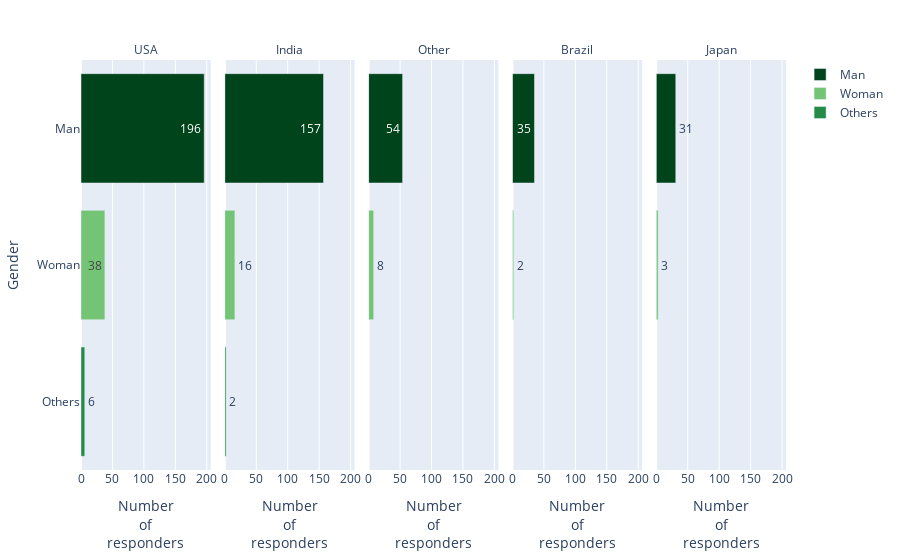

The notebook cell this image was saved under:
### Markdown cell above
#### Gender

### Code cell
age_exp=df_prue.groupby(['Q4',"Q3"],as_index=False).size()

age_exp['avg_num'] = round((age_exp['size'] / age_exp['size'].sum())*100,2)
age_exp['avg']=age_exp['avg_num'].apply(lambda a: str(a)+ '%')

fig = px.bar(age_exp, x="size", y='Q3', color='Q3', facet_col="Q4",  text_auto=True,orientation='h', text='avg',#'texttemplate': '%{x}'
                   category_orders={"Q4": q4_5top,"Q3":['Man','Woman','Others']},
                   color_discrete_sequence=['rgb(0,68,27)','rgb(116,196,118)','rgb(35,139,69)'])
fig.for_each_annotation(lambda a: a.update(text=a.text.replace("Q4=", "")))
fig.update_layout(yaxis_title="Gender")
fig.update_xaxes(title_text="Number<br>of<br>responders")
fig.layout.legend.title.text = ''
fig.show()

age_exp.groupby(['Q3']).sum()

### Figure 1 — Plotly figure (JSON) as saved in the notebook; plotly's stock layout.template omitted (floating-point values rounded to 4 significant figures)
{"data": [{"alignmentgroup": "True", "hovertemplate": "Q3=%{y}<br>Q4=USA<br>size=%{x}<br>avg=%{text}<extra></extra>", "legendgroup": "Man", "marker": {"color": "rgb(0,68,27)", "pattern": {"shape": ""}}, "name": "Man", "offsetgroup": "Man", "orientation": "h", "showlegend": true, "text": ["35.77%"], "textposition": "auto", "texttemplate": "%{x}", "type": "bar", "x": [196], "xaxis": "x", "y": ["Man"], "yaxis": "y"}, {"alignmentgroup": "True", "hovertemplate": "Q3=%{y}<br>Q4=India<br>size=%{x}<br>avg=%{text}<extra></extra>", "legendgroup": "Man", "marker": {"color": "rgb(0,68,27)", "pattern": {"shape": ""}}, "name": "Man", "offsetgroup": "Man", "orientation": "h", "showlegend": false, "text": ["28.65%"], "textposition": "auto", "texttemplate": "%{x}", "type": "bar", "x": [157], "xaxis": "x2", "y": ["Man"], "yaxis": "y2"}, {"alignmentgroup": "True", "hovertemplate": "Q3=%{y}<br>Q4=Other<br>size=%{x}<br>avg=%{text}<extra></extra>", "legendgroup": "Man", "marker": {"color": "rgb(0,68,27)", "pattern": {"shape": ""}}, "name": "Man", "offsetgroup": "Man", "orientation": "h", "showlegend": false, "text": ["9.85%"], "textposition": "auto", "texttemplate": "%{x}", "type": "bar", "x": [54], "xaxis": "x3", "y": ["Man"], "yaxis": "y3"}, {"alignmentgroup": "True", "hovertemplate": "Q3=%{y}<br>Q4=Brazil<br>size=%{x}<br>avg=%{text}<extra></extra>", "legendgroup": "Man", "marker": {"color": "rgb(0,68,27)", "pattern": {"shape": ""}}, "name": "Man", "offsetgroup": "Man", "orientation": "h", "showlegend": false, "text": ["6.39%"], "textposition": "auto", "texttemplate": "%{x}", "type": "bar", "x": [35], "xaxis": "x4", "y": ["Man"], "yaxis": "y4"}, {"alignmentgroup": "True", "hovertemplate": "Q3=%{y}<br>Q4=Japan<br>size=%{x}<br>avg=%{text}<extra></extra>", "legendgroup": "Man", "marker": {"color": "rgb(0,68,27)", "pattern": {"shape": ""}}, "name": "Man", "offsetgroup": "Man", "orientation": "h", "showlegend": false, "text": ["5.66%"], "textposition": "auto", "texttemplate": "%{x}", "type": "bar", "x": [31], "xaxis": "x5", "y": ["Man"], "yaxis": "y5"}, {"alignmentgroup": "True", "hovertemplate": "Q3=%{y}<br>Q4=USA<br>size=%{x}<br>avg=%{text}<extra></extra>", "legendgroup": "Woman", "marker": {"color": "rgb(116,196,118)", "pattern": {"shape": ""}}, "name": "Woman", "offsetgroup": "Woman", "orientation": "h", "showlegend": true, "text": ["6.93%"], "textposition": "auto", "texttemplate": "%{x}", "type": "bar", "x": [38], "xaxis": "x", "y": ["Woman"], "yaxis": "y"}, {"alignmentgroup": "True", "hovertemplate": "Q3=%{y}<br>Q4=India<br>size=%{x}<br>avg=%{text}<extra></extra>", "legendgroup": "Woman", "marker": {"color": "rgb(116,196,118)", "pattern": {"shape": ""}}, "name": "Woman", "offsetgroup": "Woman", "orientation": "h", "showlegend": false, "text": ["2.92%"], "textposition": "auto", "texttemplate": "%{x}", "type": "bar", "x": [16], "xaxis": "x2", "y": ["Woman"], "yaxis": "y2"}, {"alignmentgroup": "True", "hovertemplate": "Q3=%{y}<br>Q4=Other<br>size=%{x}<br>avg=%{text}<extra></extra>", "legendgroup": "Woman", "marker": {"color": "rgb(116,196,118)", "pattern": {"shape": ""}}, "name": "Woman", "offsetgroup": "Woman", "orientation": "h", "showlegend": false, "text": ["1.46%"], "textposition": "auto", "texttemplate": "%{x}", "type": "bar", "x": [8], "xaxis": "x3", "y": ["Woman"], "yaxis": "y3"}, {"alignmentgroup": "True", "hovertemplate": "Q3=%{y}<br>Q4=Brazil<br>size=%{x}<br>avg=%{text}<extra></extra>", "legendgroup": "Woman", "marker": {"color": "rgb(116,196,118)", "pattern": {"shape": ""}}, "name": "Woman", "offsetgroup": "Woman", "orientation": "h", "showlegend": false, "text": ["0.36%"], "textposition": "auto", "texttemplate": "%{x}", "type": "bar", "x": [2], "xaxis": "x4", "y": ["Woman"], "yaxis": "y4"}, {"alignmentgroup": "True", "hovertemplate": "Q3=%{y}<br>Q4=Japan<br>size=%{x}<br>avg=%{text}<extra></extra>", "legendgroup": "Woman", "marker": {"color": "rgb(116,196,118)", "pattern": {"shape": ""}}, "name": "Woman", "offsetgroup": "Woman", "orientation": "h", "showlegend": false, "text": ["0.55%"], "textposition": "auto", "texttemplate": "%{x}", "type": "bar", "x": [3], "xaxis": "x5", "y": ["Woman"], "yaxis": "y5"}, {"alignmentgroup": "True", "hovertemplate": "Q3=%{y}<br>Q4=USA<br>size=%{x}<br>avg=%{text}<extra></extra>", "legendgroup": "Others", "marker": {"color": "rgb(35,139,69)", "pattern": {"shape": ""}}, "name": "Others", "offsetgroup": "Others", "orientation": "h", "showlegend": true, "text": ["1.09%"], "textposition": "auto", "texttemplate": "%{x}", "type": "bar", "x": [6], "xaxis": "x", "y": ["Others"], "yaxis": "y"}, {"alignmentgroup": "True", "hovertemplate": "Q3=%{y}<br>Q4=India<br>size=%{x}<br>avg=%{text}<extra></extra>", "legendgroup": "Others", "marker": {"color": "rgb(35,139,69)", "pattern": {"shape": ""}}, "name": "Others", "offsetgroup": "Others", "orientation": "h", "showlegend": false, "text": ["0.36%"], "textposition": "auto", "texttemplate": "%{x}", "type": "bar", "x": [2], "xaxis": "x2", "y": ["Others"], "yaxis": "y2"}], "layout": {"annotations": [{"font": {}, "showarrow": false, "text": "USA", "x": 0.092, "xanchor": "center", "xref": "paper", "y": 1, "yanchor": "bottom", "yref": "paper"}, {"font": {}, "showarrow": false, "text": "India", "x": 0.296, "xanchor": "center", "xref": "paper", "y": 1, "yanchor": "bottom", "yref": "paper"}, {"font": {}, "showarrow": false, "text": "Other", "x": 0.5, "xanchor": "center", "xref": "paper", "y": 1, "yanchor": "bottom", "yref": "paper"}, {"font": {}, "showarrow": false, "text": "Brazil", "x": 0.704, "xanchor": "center", "xref": "paper", "y": 1, "yanchor": "bottom", "yref": "paper"}, {"font": {}, "showarrow": false, "text": "Japan", "x": 0.908, "xanchor": "center", "xref": "paper", "y": 1, "yanchor": "bottom", "yref": "paper"}], "barmode": "relative", "legend": {"title": {"text": ""}, "tracegroupgap": 0}, "margin": {"t": 60}, "xaxis": {"anchor": "y", "domain": [0, 0.184], "title": {"text": "Number<br>of<br>responders"}}, "xaxis2": {"anchor": "y2", "domain": [0.204, 0.388], "matches": "x", "title": {"text": "Number<br>of<br>responders"}}, "xaxis3": {"anchor": "y3", "domain": [0.408, 0.592], "matches": "x", "title": {"text": "Number<br>of<br>responders"}}, "xaxis4": {"anchor": "y4", "domain": [0.612, 0.796], "matches": "x", "title": {"text": "Number<br>of<br>responders"}}, "xaxis5": {"anchor": "y5", "domain": [0.816, 1], "matches": "x", "title": {"text": "Number<br>of<br>responders"}}, "yaxis": {"anchor": "x", "categoryarray": ["Others", "Woman", "Man"], "categoryorder": "array", "domain": [0, 1], "title": {"text": "Gender"}}, "yaxis2": {"anchor": "x2", "domain": [0, 1], "matches": "y", "showticklabels": false}, "yaxis3": {"anchor": "x3", "domain": [0, 1], "matches": "y", "showticklabels": false}, "yaxis4": {"anchor": "x4", "domain": [0, 1], "matches": "y", "showticklabels": false}, "yaxis5": {"anchor": "x5", "domain": [0, 1], "matches": "y", "showticklabels": false}}}
